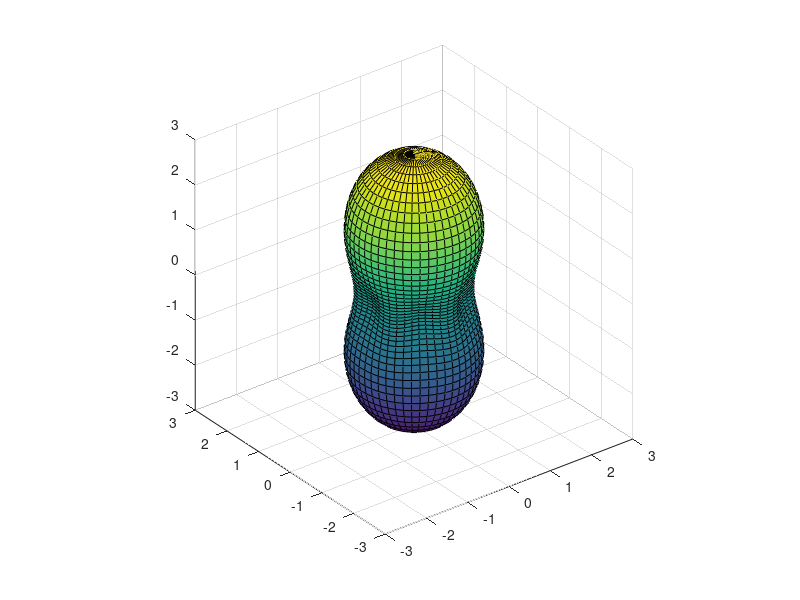

The MATLAB script that drew this image:
clear all;
close all;
theta = (0:.02:1)*pi;
phi   = (0:.02:1)*2*pi;
[Theta, Phi] = meshgrid(theta, phi);
%Log periodica Factor de forma
E0=1;
H= abs(E0.*exp(1i*(pi/(sqrt(3))).*sin(Theta).*cos(Phi-0.5*pi))...
       +E0.*exp(1i*(pi/sqrt(3)).*sin(Theta).*cos(Phi+(pi/6)))...
       +E0.*exp(1i*(pi/sqrt(3)).*sin(Theta).*cos(Phi+(5*pi/6))));
X = H.*sin(Theta).*cos(Phi);
Y = H.*sin(Theta).*sin(Phi);
Z = H.*cos(Theta);
figure('Color','White')
surf(X,Y,Z);
view(3);
axis equal on;